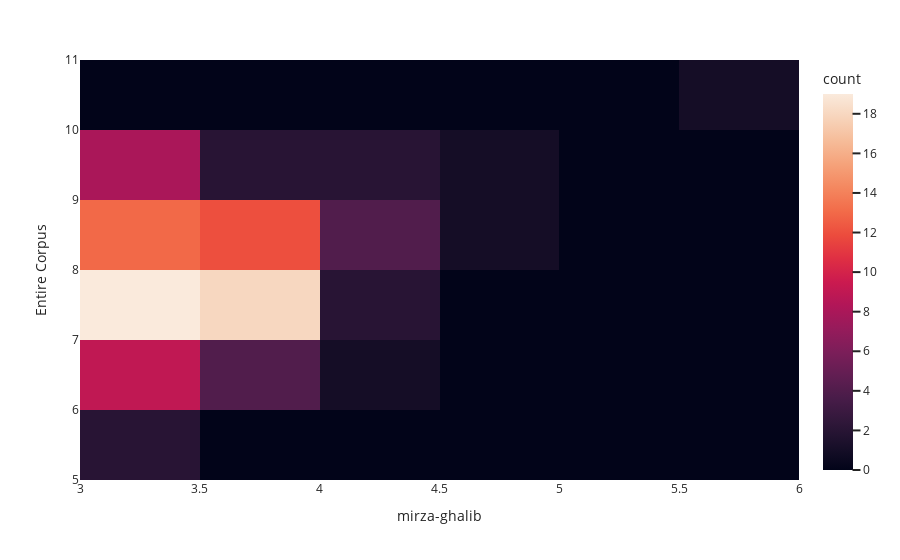

The cell this chart's notebook holds for it:
### Markdown cell above
# Heatmap

### Code cell
def heatmap(df1,df2,poet1,poet2,num_words):

    merged_words=mergeWords(df1,df2)
    
    #Remove zeros (As log(0) is -inf)
    Count_x=np.log([1 if merged_words.loc[i, "Count_x"] == 0 else merged_words.loc[i, "Count_x"] for i in range(1,len(merged_words)) ])  
    Count_y=np.log([1 if merged_words.loc[i, "Count_y"] == 0 else merged_words.loc[i, "Count_y"] for i in range(1,len(merged_words)) ])  
    
    # Create a List with words and their counts eg ([word,count1,count2])
    data=[]
    for i in range(1,num_words):
        data.append([merged_words.loc[i, "Words"],Count_x[i-1],Count_y[i-1]])
    data=pd.DataFrame(data,columns=['Words', poet1, poet2])
    fig = px.density_heatmap(data, x=poet1, y=poet2, template="seaborn")
    fig.show()
heatmap(df_uni,total_corpus_words,"mirza-ghalib","Entire Corpus",100)

### Figure 1 — Plotly figure (JSON) as saved in the notebook; plotly's stock layout.template omitted (floating-point values rounded to 4 significant figures)
{"data": [{"coloraxis": "coloraxis", "hovertemplate": "mirza-ghalib=%{x}<br>Entire Corpus=%{y}<br>count=%{z}<extra></extra>", "name": "", "type": "histogram2d", "x": [5.624, 4.844, 4.575, 4.394, 4.357, 4.317, 4.248, 4.19, 4.143, 4.127, 4.078, 4.007, 3.97, 3.951, 3.932, 3.932, 3.892, 3.871, 3.85, 3.829, 3.807, 3.784, 3.784, 3.761, 3.761, 3.761, 3.738, 3.738, 3.738, 3.714, 3.714, 3.714, 3.714, 3.714, 3.689, 3.664, 3.638, 3.638, 3.611, 3.584, 3.584, 3.555, 3.555, 3.555, 3.555, 3.555, 3.526, 3.526, 3.497, 3.497, 3.497, 3.497, 3.497, 3.497, 3.497, 3.497, 3.466, 3.466, 3.434, 3.434, 3.434, 3.434, 3.434, 3.401, 3.401, 3.401, 3.401, 3.401, 3.401, 3.367, 3.367, 3.367, 3.367, 3.367, 3.367, 3.367, 3.367, 3.332, 3.332, 3.332, 3.332, 3.296, 3.296, 3.296, 3.296, 3.296, 3.258, 3.258, 3.258, 3.258, 3.258, 3.258, 3.219, 3.219, 3.219, 3.219, 3.219, 3.219, 3.219], "xaxis": "x", "xbingroup": "x", "y": [10.19, 8.689, 9.16, 6.783, 9.318, 8.621, 8.232, 8.707, 8.055, 9.104, 7.166, 7.14, 7.551, 7.492, 8.164, 7.251, 8.875, 7.473, 8.939, 8.318, 7.725, 7.939, 6.813, 8.082, 7.554, 7.65, 7.089, 7.998, 9.201, 7.239, 6.737, 7.354, 8.819, 7.34, 6.663, 8.512, 7.663, 7.778, 6.687, 8.01, 7.644, 8.043, 9.319, 8.254, 7.052, 8.693, 7.442, 8.842, 6.977, 8.637, 8.91, 7.347, 8.792, 8.542, 7.675, 8.663, 7.368, 9.061, 8.001, 7.542, 7.785, 8.685, 8.805, 6.082, 7.085, 8.47, 9.038, 7.857, 9.156, 7.8, 8.331, 9.348, 8.043, 6.506, 5.58, 8.153, 9.161, 7.28, 6.717, 8.512, 9.175, 7.623, 7.34, 7.756, 7.665, 9.082, 6.718, 7.25, 7.646, 7.231, 6.133, 6.082, 7.182, 7.073, 6.941, 5.979, 9.422, 6.932, 7.625], "yaxis": "y", "ybingroup": "y"}], "layout": {"coloraxis": {"colorbar": {"title": {"text": "count"}}, "colorscale": [[0, "rgb(2,4,25)"], [0.0625, "rgb(24,15,41)"], [0.125, "rgb(47,23,57)"], [0.1875, "rgb(71,28,72)"], [0.25, "rgb(97,30,82)"], [0.3125, "rgb(123,30,89)"], [0.375, "rgb(150,27,91)"], [0.4375, "rgb(177,22,88)"], [0.5, "rgb(203,26,79)"], [0.5625, "rgb(223,47,67)"], [0.625, "rgb(236,76,61)"], [0.6875, "rgb(242,107,73)"], [0.75, "rgb(244,135,95)"], [0.8125, "rgb(245,162,122)"], [0.875, "rgb(246,188,153)"], [0.9375, "rgb(247,212,187)"], [1, "rgb(250,234,220)"]]}, "legend": {"tracegroupgap": 0}, "margin": {"t": 60}, "xaxis": {"anchor": "y", "domain": [0, 1], "title": {"text": "mirza-ghalib"}}, "yaxis": {"anchor": "x", "domain": [0, 1], "title": {"text": "Entire Corpus"}}}}
